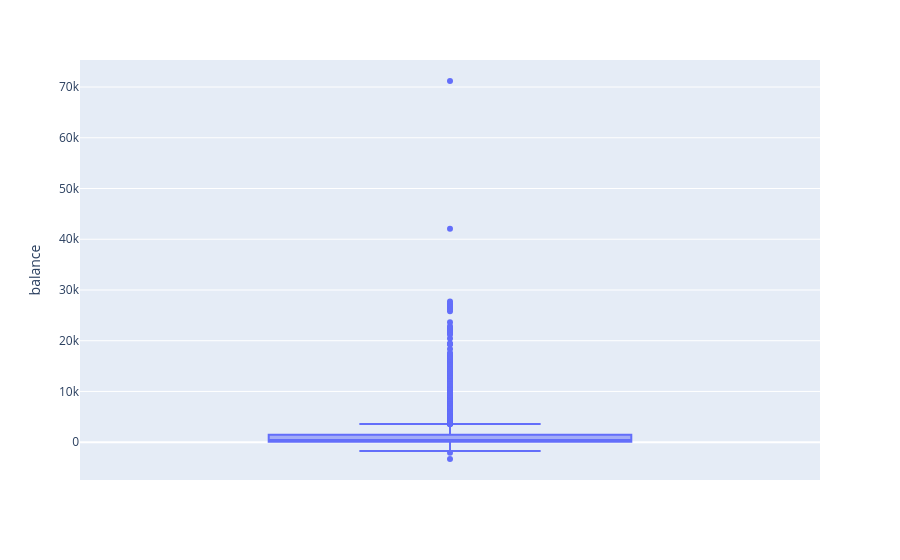

Notebook source saved alongside this figure:
### Markdown cell above
# **Base of Box Plot**

**Default** — five-number summary, whiskers, outlier dots, axis lable,  hover tooltip, grey background

**Not default** — title, subtitle, units, reference line, source note, marker styling, box line width, white background, tick rotation, hover

### Code cell
px.box(df, y="balance")

### Figure 1 — Plotly figure (JSON) as saved in the notebook; plotly's stock layout.template omitted (floating-point values rounded to 4 significant figures; data arrays with more than 128 entries replaced by an {"elided": "..."} marker saying what was removed)
{"data": [{"alignmentgroup": "True", "hovertemplate": "balance=%{y}<extra></extra>", "legendgroup": "", "marker": {"color": "#636efa"}, "name": "", "notched": false, "offsetgroup": "", "orientation": "v", "showlegend": false, "type": "box", "x0": " ", "xaxis": "x", "y": {"elided": "4521 int values"}, "y0": " ", "yaxis": "y"}], "layout": {"autosize": true, "boxmode": "group", "legend": {"tracegroupgap": 0}, "margin": {"t": 60}, "xaxis": {"anchor": "y", "autorange": true, "domain": [0, 1], "range": [-0.5, 0.5], "type": "category"}, "yaxis": {"anchor": "x", "autorange": true, "domain": [0, 1], "range": [-7452.0, 75330.0], "title": {"text": "balance"}, "type": "linear"}}}
